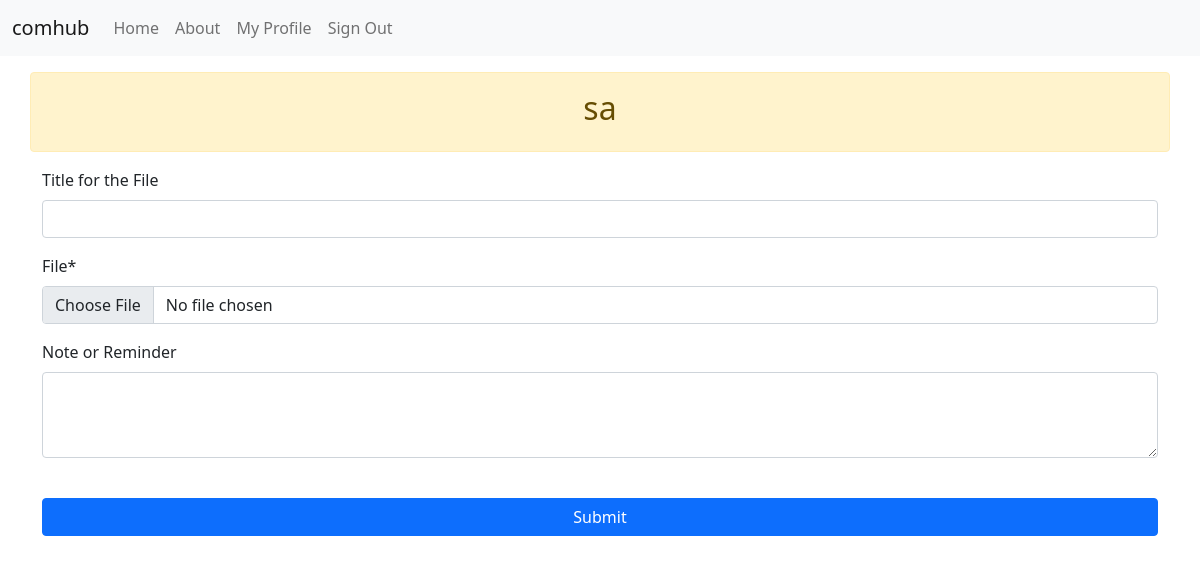
/customer_file_page/sa/ (signed in), run on an earlier commit of the app's database.
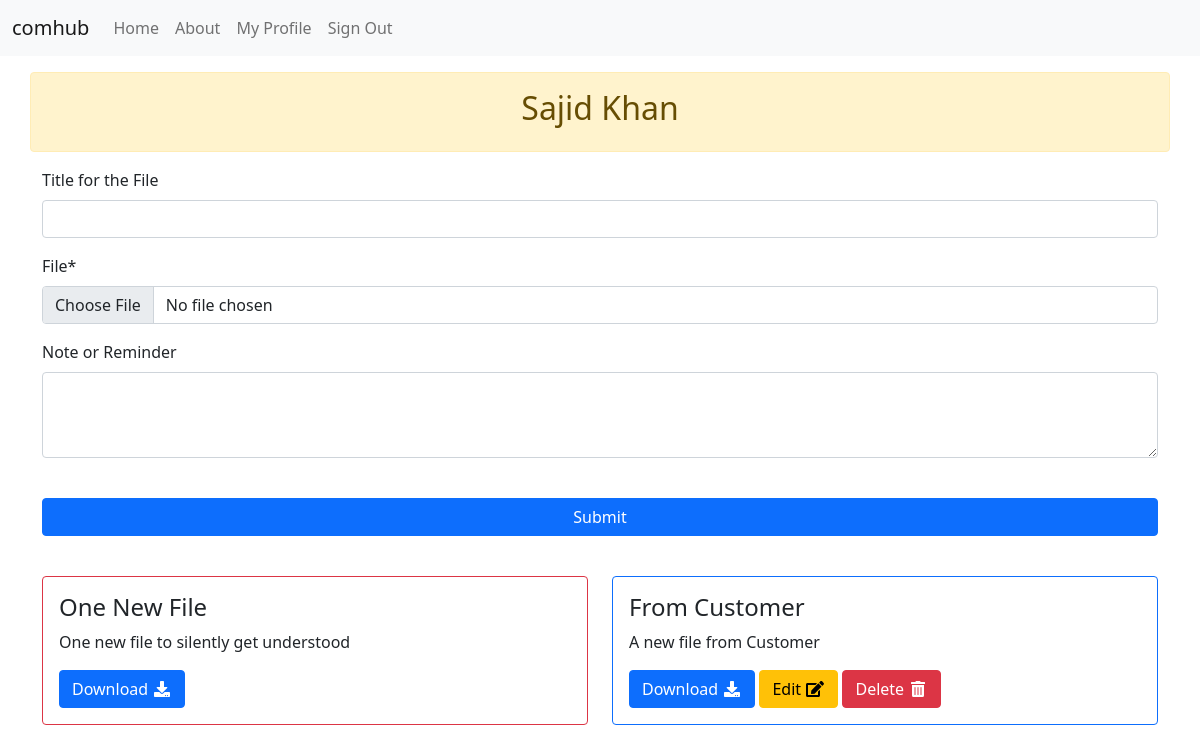
And on a later commit of the database.
### comhub/users/models.py (models this page shows, shortened)
class User(AbstractUser):
    name = CharField(_("Name of User"), blank=True, max_length=255)
    address = TextField(_("Address"), blank=True)
    phone_number = PhoneNumberField(_("User's Phone Number"), blank=True)
    user_type_choices = Choices('Admin','Suplier','Customer',)
    user_type = StatusField(choices_name='user_type_choices')
    customer_of = models.ForeignKey("self", on_delete=models.CASCADE, blank=True, null=True)
    first_name = None  # type: ignore
    last_name = None  # type: ignore

### comhub/file_sharing_app/models.py (models this page shows, shortened)
class File(models.Model):
    title = models.CharField(_("Title for the File"), max_length=50, null=True, blank=True)
    uploader = models.ForeignKey(User, verbose_name=_("uploader"), related_name="uploader", on_delete=models.CASCADE)
    assigned_to = models.ForeignKey(User, verbose_name=_("assigned_to"), related_name="assigned_to", on_delete=models.CASCADE, null=True, blank=True )
    uploaded_file = models.FileField(_("File"), upload_to='uploads')
    note = models.TextField(_("Note or Reminder"), null=True, blank=True)

### comhub/file_sharing_app/views.py (the view)
# urls.py: path("customer_file_page/<str:username>/", file_sharing_views.customer_file_page, name="customer_file_page"),
@login_required
def customer_file_page(request, username):
    customer = User.objects.filter(username=username).first()
    form = FileForm(request.POST or None, request.FILES or None)
    if form.is_valid():
        file = form.save(commit=False)
        file.uploader = request.user
        file.assigned_to = customer
        file.save()
        form = FileForm()
    context = {
        "customer": customer,
        "form": form,
    }
    return render(request, 'pages/customer_file_page.html', context)

### comhub/file_sharing_app/forms.py
class FileForm(forms.ModelForm):
    class Meta:
        model = File
        fields = ('title','uploaded_file','note',)
    def __init__(self, *args, **kwargs):
        super().__init__(*args, **kwargs)
        self.fields['note'].widget.attrs.update({'rows':3})

### comhub/users/context_processors.py (called while the page is built)
def allauth_settings(request):
    return {
        "ACCOUNT_ALLOW_REGISTRATION": settings.ACCOUNT_ALLOW_REGISTRATION,
    }

### comhub/templates/pages/customer_file_page.html (shortened to what this page needs)
{% extends "base.html" %}
{% load crispy_forms_tags %}
{% block content %}
<div class="row mt-3">
    <div class="col-12 alert alert-warning text-center" role="alert">
        <h2>{% if customer.name %}{{customer.name}}{% else %}{{customer.username}}{% endif %}</h2>
    </div>
    <div class="col-12">
        <form method="post" enctype="multipart/form-data">
            {{form|crispy}}
            <button class="btn btn-primary col-12 my-4">Submit</button>
        </form>
    </div>
    <div class="col-12">
        <div class="row">
        {% for file in customer.assigned_to.all %}
        <div class="col-6 my-3">
            <div class="card border-{% if file.uploader == request.user %}primary{% else %}danger{% endif %}">
                <div class="card-body">
                    <h4 class="card-title">{{file.title}}</h4>
                    <p class="card-text">{{file.note}}</p>
                    <a download href="{{file.uploaded_file.url}}" role="button" class="btn btn-primary">Download <i class="fas fa-download   fa-fw"></i></a>
                    {% if file.uploader == request.user %}
                    <a role="button" href="{% url 'customer_file_upload_page' customer.username file.id %}" class="btn btn-warning">Edit <i class="fas fa-edit   fa-fw"></i></a>
                    <a role="button" href="{% url 'delete_file' file.id %}" class="btn btn-danger">Delete <i class="fas fa-trash-alt   fa-fw"></i></a>
                    {% endif %}
                </div>
            </div>
        </div>
        {% endfor %}
    </div>
</div>
</div>
{% endblock content %}

### comhub/templates/base.html (shortened to what this page needs)
{% load static i18n compress%}<!DOCTYPE html>
{% get_current_language as LANGUAGE_CODE %}
<html lang="{{ LANGUAGE_CODE }}">
  <head>
    {% block css %}
    <link rel="stylesheet" href="https://cdnjs.cloudflare.com/ajax/libs/bootstrap/5.1.3/css/bootstrap.min.css" />
    <link rel="stylesheet" href="https://use.fontawesome.com/releases/v5.1.1/css/all.css">
    {% compress css %}
    <link href="{% static 'css/project.css' %}" rel="stylesheet">
    {% endcompress %}
    {% endblock %}
  </head>
  <body>
    <div class="mb-1">
      <nav class="navbar navbar-expand-md navbar-light bg-light">
        <div class="container-fluid">
          <a class="navbar-brand" href="{% url 'home' %}">comhub</a>
          <div class="collapse navbar-collapse" id="navbarSupportedContent">
            <ul class="navbar-nav mr-auto">
              <li class="nav-item active">
                <a class="nav-link" href="{% url 'home' %}">Home <span class="visually-hidden">(current)</span></a>
              </li>
              <li class="nav-item">
                <a class="nav-link" href="{% url 'about' %}">About</a>
              </li>
              {% if request.user.is_authenticated %}
                <li class="nav-item">
                  <a class="nav-link" href="{% url 'users:detail' request.user.username  %}">{% translate "My Profile" %}</a>
                </li>
                <li class="nav-item">
                  <a class="nav-link" href="{% url 'account_logout' %}">{% translate "Sign Out" %}</a>
                </li>
              {% endif %}
            </ul>
          </div>
        </div>
      </nav>
    </div>
    <div class="container">
      {% block content %}{% endblock content %}
    </div>
  </body>
</html>

What changed in the data, as far as the page shows it:
changed User: name (not shown) → "Sajid Khan"; username "sa" → (not shown)
added File: title "One New File", note "One new file to silently get understood"
added File: title "From Customer", note "A new file from Customer", shows "Edit"
